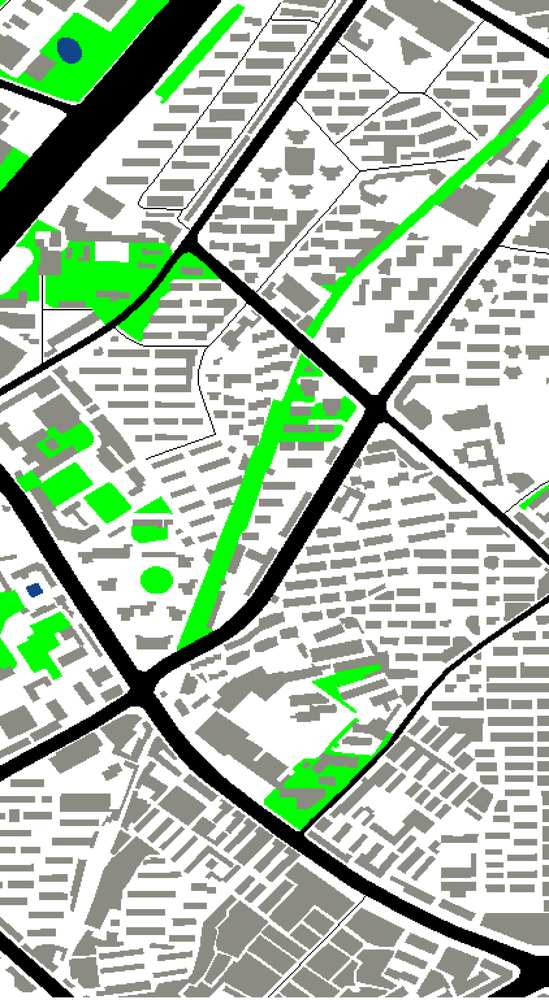
#> input picture 毕业论文/图片裁剪/0.png, 549 x 1000 px, shrunk from 3357 x 6116 before the run
$ python '图片裁剪_big.py'
#> lines starting #> are read from the running program, lines starting #| are printed output that depends on the picture
#!D:/workplace/python
# -*- coding: utf-8 -*-
# @File  : 图片裁剪.py
# @Author: WangYe
# @Date  : 2020/3/21
# @Software: PyCharm
import cv2
import numpy as np
# name = [0,5,1000,3000,6000,10000,20000,30000,40000,50000]
path = '0.png'
path_out = 'cqut_image'
size = 256
img = cv2.imread(path)
#> img is the input picture: shape (1000, 549, 3); mean B, G, R 171, 192.1, 173.4
def total_image_predict(ori_image_path):

#> called with ori_image_path = '0.png'
    ori_image = cv2.imread(ori_image_path, cv2.IMREAD_COLOR)
    ori_image1 = np.asarray(ori_image) #yuan
    ori_image = np.pad(ori_image,pad_width=((64,256),(64,256),(0,0)),mode="constant",constant_values=(0,0))
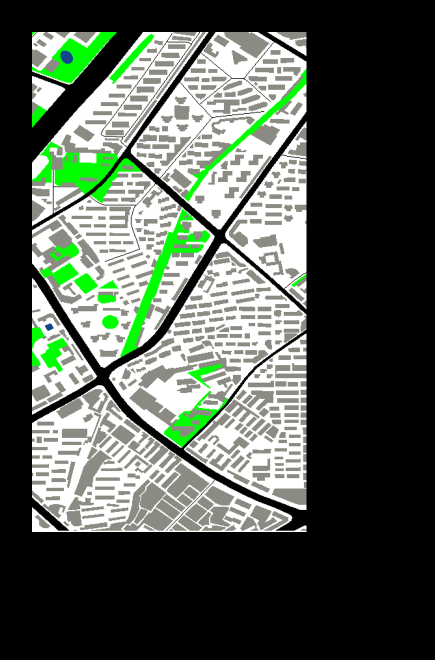
#> ori_image: shape (1320, 869, 3) (shown at 1/2 size); mean B, G, R 81.8, 91.9, 83

    # 开始切图 cut
    print(ori_image1.shape)
#| (1000, 549, 3)
    print(ori_image.shape)
#| (1320, 869, 3)
    h_step = ori_image1.shape[0] // 128
#> h_step = 7
    w_step = ori_image1.shape[1] // 128
#> w_step = 4
    print(h_step,w_step)
#| 7 4
    h_rest = -(ori_image1.shape[0] - 128 * h_step)
#> h_rest = -104
    w_rest = -(ori_image1.shape[1] - 128 * w_step)
#> w_rest = -37
    print(h_rest,w_rest)
#| -104 -37
    image_list = []
    predict_list = []
    # 循环切图
    for h in range(h_step):
        for w in range(w_step):
            # 划窗采样
            image_sample = ori_image[(h * 128):(h * 128 + 256),
                           (w * 128):(w * 128 + 256), :]
            image_list.append(image_sample)
        # if ori_image[(h * 128):(h * 128 + 256), -256:, :].shape == (256, 256, 3):
        image_list.append(ori_image[(h * 128):(h * 128 + 256), -256:, :])
#> after the loop, image_list = 35 items
        # else:
        #     print(h,w)
    for w in range(w_step-1):
        image_list.append(ori_image[-256:, (w * 128):(w * 128 + 256), :])
#> after the loop, image_list = 38 items
    image_list.append(ori_image[-256:, -256:, :])
    return image_list
def total_image_predict1(ori_image_path):

    ori_image = cv2.imread(ori_image_path, cv2.IMREAD_COLOR)
    # ori_image = np.asarray(ori_image)
    # ori_image = np.pad(ori_image,pad_width=((64,64),(64,64),(0,0)),mode="constant",constant_values=(0,0))
    print(ori_image.shape)
    # 开始切图 cut
    h_step = ori_image.shape[0] // 256
    w_step = ori_image.shape[1] // 256
    print(h_step,w_step)
    h_rest = -(ori_image.shape[0] - 256 * h_step)
    w_rest = -(ori_image.shape[1] - 256 * w_step)
    print(h_rest,w_rest)
    image_list = []
    predict_list = []
    # 循环切图
    for h in range(h_step):
        for w in range(w_step):
            # 划窗采样
            image_sample = ori_image[(h * 256):(h * 256 + 256),
                           (w * 256):(w * 256 + 256), :]
            image_list.append(image_sample)
        image_list.append(ori_image[(h * 256):(h * 256 + 256), -256:, :])
    for w in range(w_step - 1):
        image_list.append(ori_image[-256:, (w * 256):(w * 256 + 256), :])
    image_list.append(ori_image[-256:, -256:, :])
    return image_list
outlist = total_image_predict(path)
#> outlist = 39 items
print(len(outlist))
#| 39
for i in outlist:
    if i.shape != (256, 256, 3):
        print(i.shape)
#> this loop made 39 passes
for i in range(len(outlist)):
    cv2.imwrite(path_out+'/'+str(i)+'.png',outlist[i])
#> this loop made 39 passes
#> pass 1, `cv2.imwrite(path_out+'/'+str(i)+'.png',outlist[i])`:
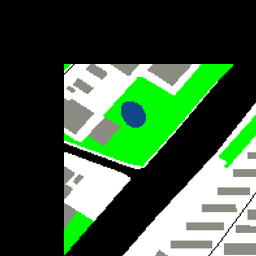
#> saved as 0.png: shape (256, 256, 3); mean B, G, R 62.6, 89.9, 62.3
#> pass 2, `cv2.imwrite(path_out+'/'+str(i)+'.png',outlist[i])`:
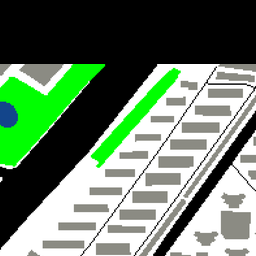
#> saved as 1.png: shape (256, 256, 3); mean B, G, R 104.9, 128.8, 105.4

$ run again, with 毕业论文/图片裁剪/1000.png copied over 毕业论文/图片裁剪/0.png
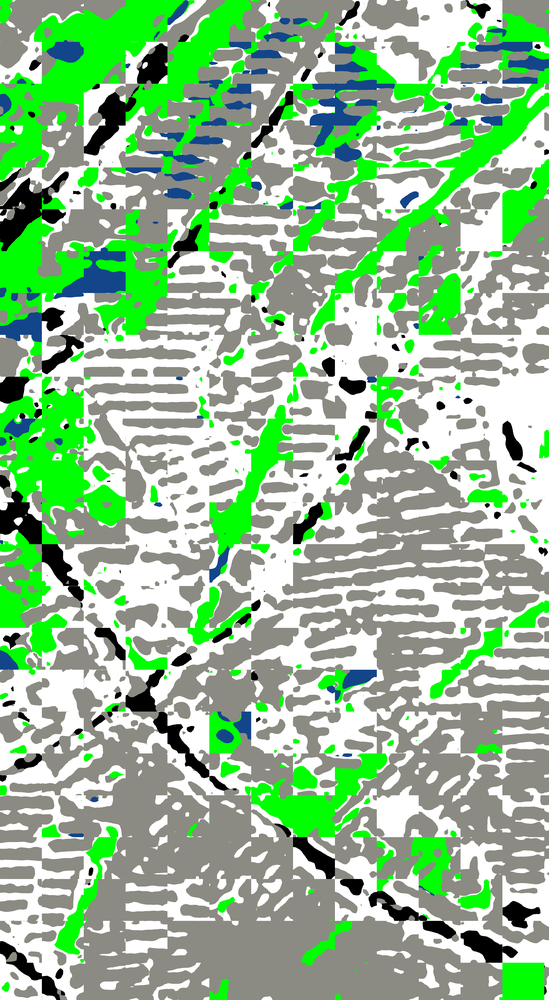
#> input picture 毕业论文/图片裁剪/1000.png, 549 x 1000 px, shrunk from 3357 x 6116 before the run
#> img is the input picture: shape (1000, 549, 3); mean B, G, R 147, 188.3, 147.6
#> in total_image_predict, `ori_image = np.pad(ori_image,pad_width=((64,256),(64,256),(0,0)),mode=..`:
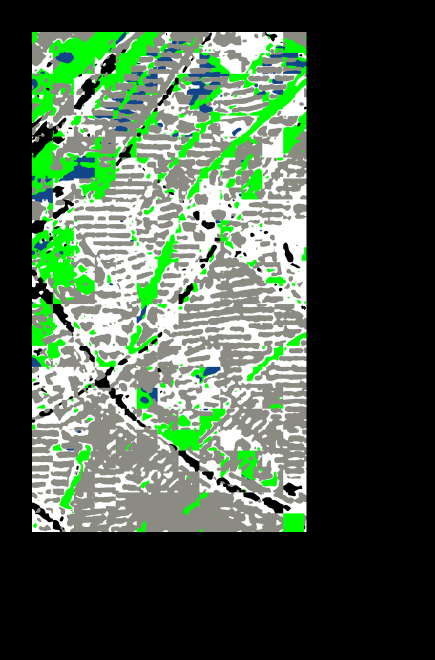
#> ori_image: shape (1320, 869, 3) (shown at 1/2 size); mean B, G, R 70.4, 90.1, 70.7
#| (1000, 549, 3)
#| (1320, 869, 3)
#| 7 4
#| -104 -37
#> after the loop in total_image_predict, `for h in range(h_step):`: image_list = 35 items
#> after the loop in total_image_predict, `for w in range(w_step-1):`: image_list = 38 items
#> outlist = 39 items
#| 39
#> the loop `for i in outlist:` made 39 passes
#> the loop `for i in range(len(outlist)):` made 39 passes
#> pass 2, `cv2.imwrite(path_out+'/'+str(i)+'.png',outlist[i])`:
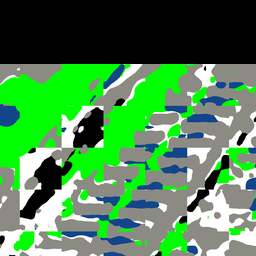
#> saved as 1.png: shape (256, 256, 3); mean B, G, R 80.7, 134.3, 76.8

$ run again, with 毕业论文/图片裁剪/10000.png copied over 毕业论文/图片裁剪/0.png
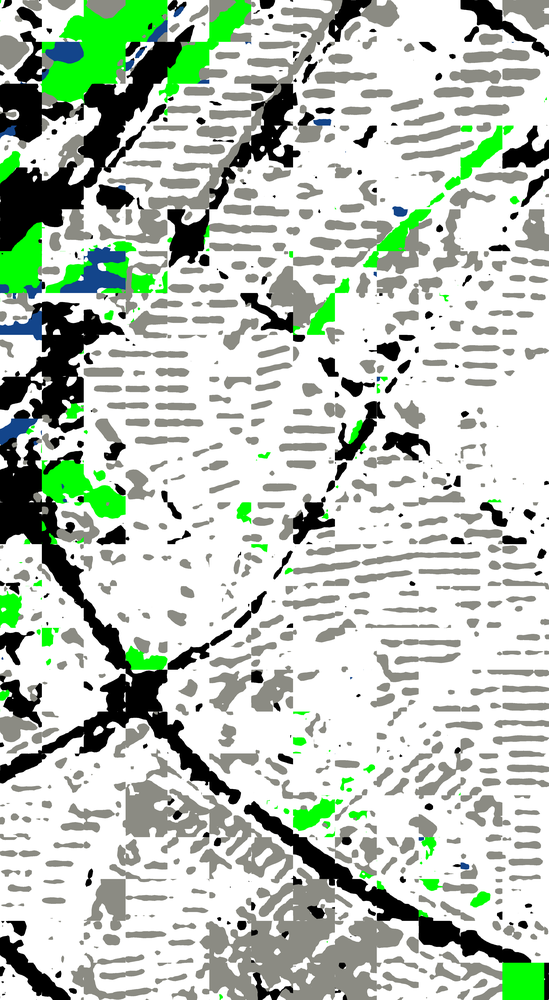
#> input picture 毕业论文/图片裁剪/10000.png, 549 x 1000 px, shrunk from 3357 x 6116 before the run
#> img is the input picture: shape (1000, 549, 3); mean B, G, R 187.3, 199.9, 188
#> in total_image_predict, `ori_image = np.pad(ori_image,pad_width=((64,256),(64,256),(0,0)),mode=..`:
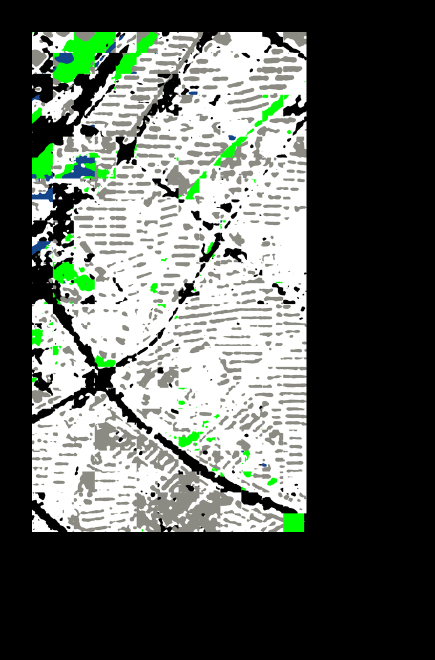
#> ori_image: shape (1320, 869, 3) (shown at 1/2 size); mean B, G, R 89.7, 95.7, 90
#| (1000, 549, 3)
#| (1320, 869, 3)
#| 7 4
#| -104 -37
#> after the loop in total_image_predict, `for h in range(h_step):`: image_list = 35 items
#> after the loop in total_image_predict, `for w in range(w_step-1):`: image_list = 38 items
#> outlist = 39 items
#| 39
#> the loop `for i in outlist:` made 39 passes
#> the loop `for i in range(len(outlist)):` made 39 passes
#> pass 2, `cv2.imwrite(path_out+'/'+str(i)+'.png',outlist[i])`:
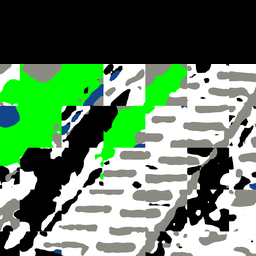
#> saved as 1.png: shape (256, 256, 3); mean B, G, R 99.9, 131.4, 99.6

$ run again, with 毕业论文/图片裁剪/20000.png copied over 毕业论文/图片裁剪/0.png
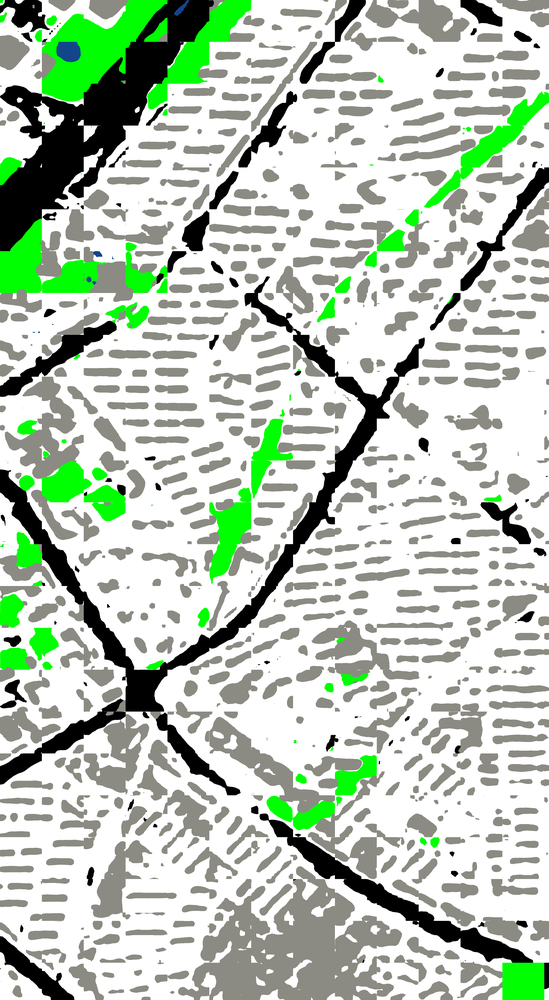
#> input picture 毕业论文/图片裁剪/20000.png, 549 x 1000 px, shrunk from 3357 x 6116 before the run
#> img is the input picture: shape (1000, 549, 3); mean B, G, R 185, 201.4, 187
#> in total_image_predict, `ori_image = np.pad(ori_image,pad_width=((64,256),(64,256),(0,0)),mode=..`:
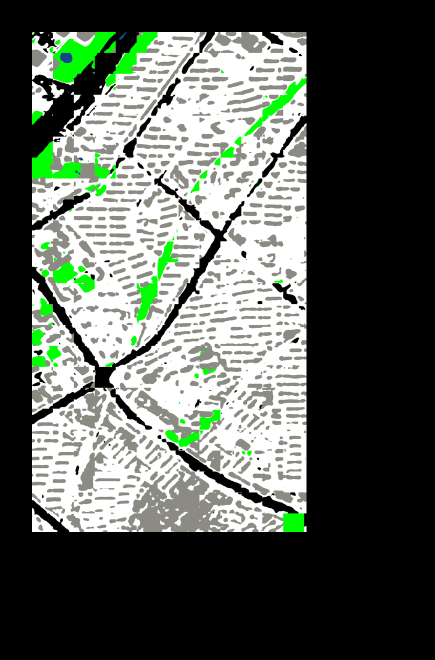
#> ori_image: shape (1320, 869, 3) (shown at 1/2 size); mean B, G, R 88.6, 96.4, 89.5
#| (1000, 549, 3)
#| (1320, 869, 3)
#| 7 4
#| -104 -37
#> after the loop in total_image_predict, `for h in range(h_step):`: image_list = 35 items
#> after the loop in total_image_predict, `for w in range(w_step-1):`: image_list = 38 items
#> outlist = 39 items
#| 39
#> the loop `for i in outlist:` made 39 passes
#> the loop `for i in range(len(outlist)):` made 39 passes
#> pass 2, `cv2.imwrite(path_out+'/'+str(i)+'.png',outlist[i])`:
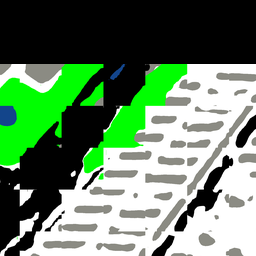
#> saved as 1.png: shape (256, 256, 3); mean B, G, R 101.5, 133, 101.7
